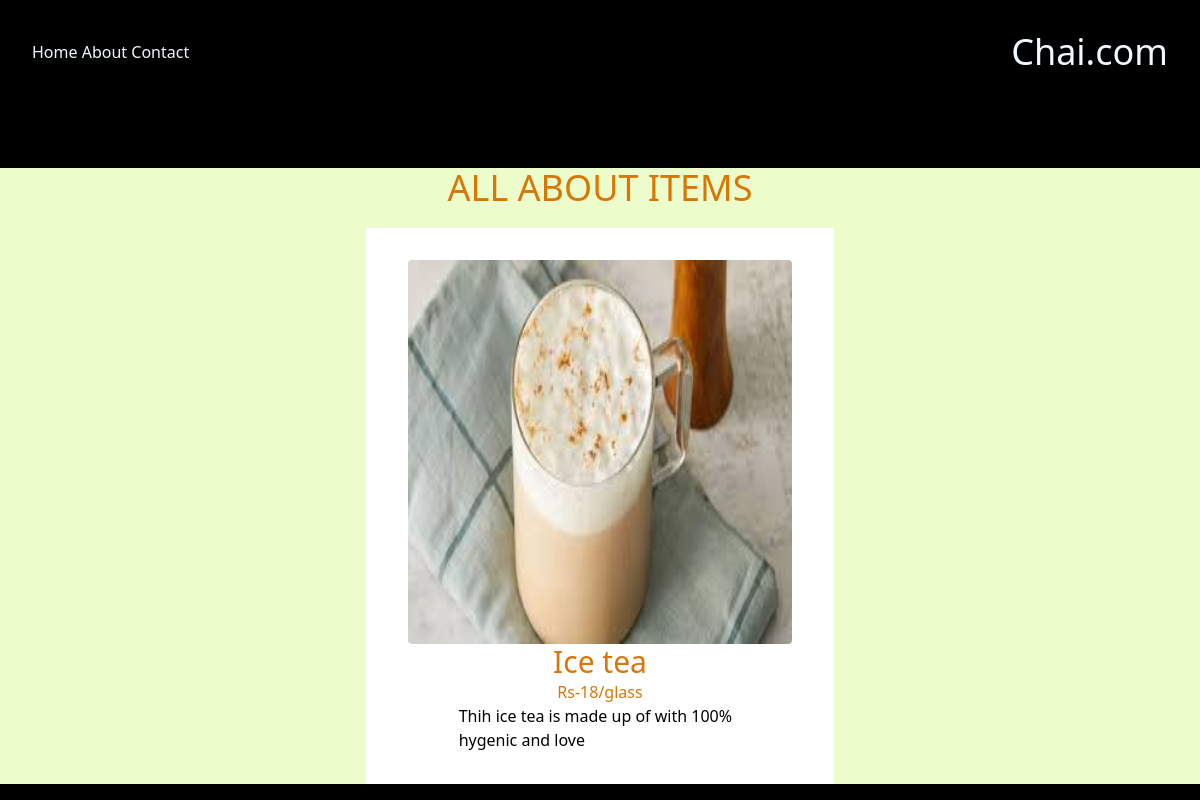
The page /chai/3/ on the database its author committed.
### chai/models.py (models this page shows, shortened)
class ChaiVariety(models.Model):
    CHAI_TYPE_CHOICE = [
        ('ML', 'MASALA'),
        ('GR', 'GINGER'),
        ('KL', 'KIWI'),
        ('PL', 'PLAIN'),
        ('EL', 'ELAICH'),
        ('IC', 'ICE'),
    ]
    name = models.CharField(max_length=20)
    image = models.ImageField(upload_to='chais/')
    date_added = models.DateTimeField(default=timezone.now)
    type = models.CharField(max_length=2, choices=CHAI_TYPE_CHOICE)
    description = models.TextField(default='')
    price = models.IntegerField(default=0)

### chai/views.py (the view)
# urls.py: path('<int:chai_id>/', views.chai_detail, name='chai_detail'),
def chai_detail(request, chai_id):
    chai = get_object_or_404(ChaiVariety, pk=chai_id)
    return render(request, 'chai/chai_detail.html', {'chai':chai})

### chai/templates/chai/chai_detail.html (shortened to what this page needs)
{% extends "layout.html" %}
{%   block content %}
<div class="flex flex-col items-center mt-16 bg-lime-100 h-[85vh]  ">
    <h1 class="text-4xl text-amber-600 mb-5" >ALL ABOUT ITEMS</h1>
 <div class="flex items-center flex-col bg-white p-8">
    <img class="h-96 w-96 rounded" src="{{chai.image.url}}" alt="">
<h3 class=" text-amber-600 text-3xl text-left">{{chai.name}} </h3>
<h2 class="pl-0 text-amber-600 text-left">Rs-{{chai.price}}/glass </h2>
<P class="text-black w-[70%] ">{{chai.description}} </P>
 </div>
</div>
{% endblock %}

### static/style.css (style rules this page uses)
body { background-color: black; color: aliceblue; }
h1 { text-align: center; font-size: 5vw; }
h2 { color: yellow; padding-left: 2vw; }

### rows shown on the page
ChaiVariety: image (picture), name "Ice tea", price "18", description "Thih ice tea is made up of with 100% hygenic and love"
